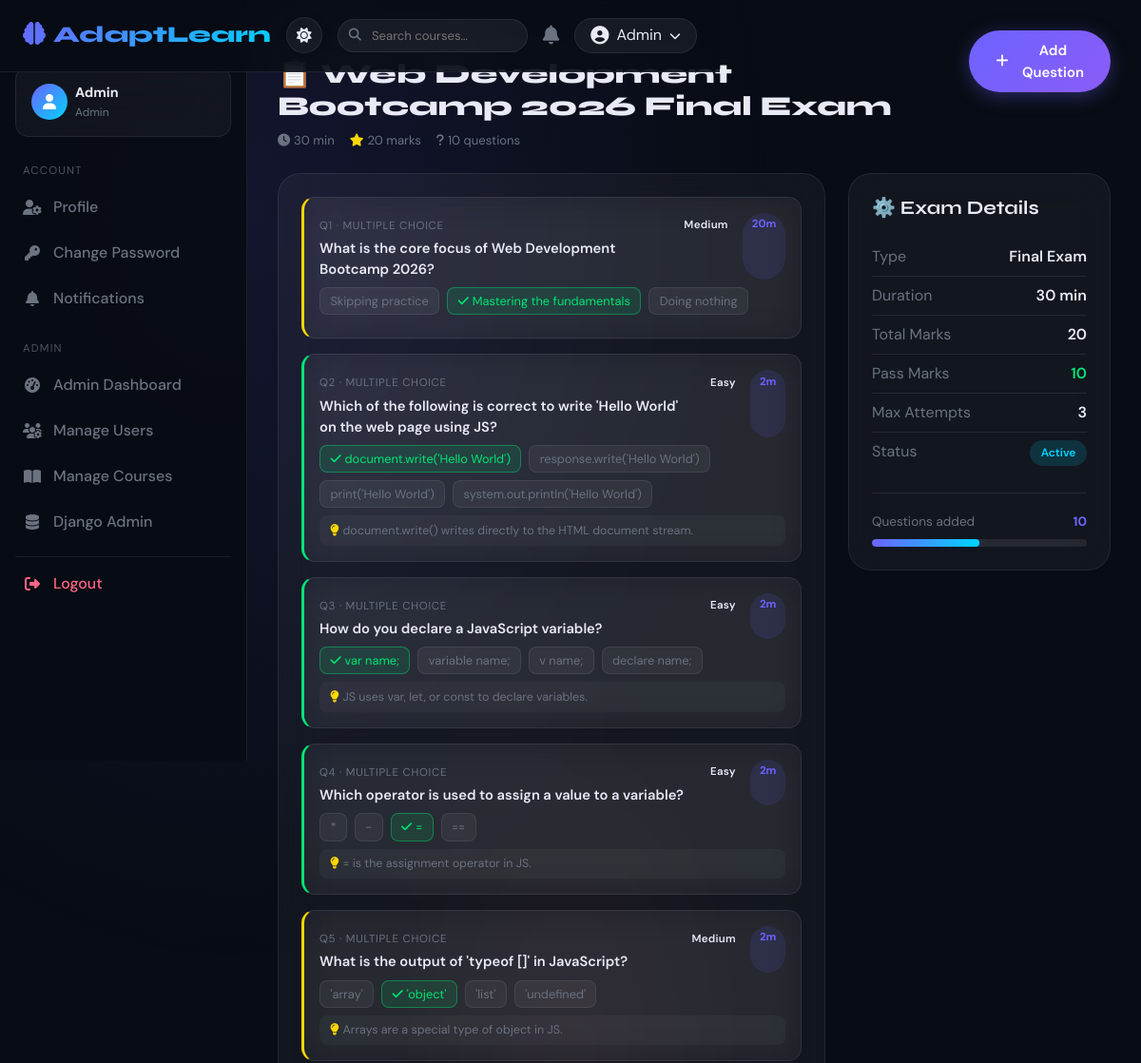
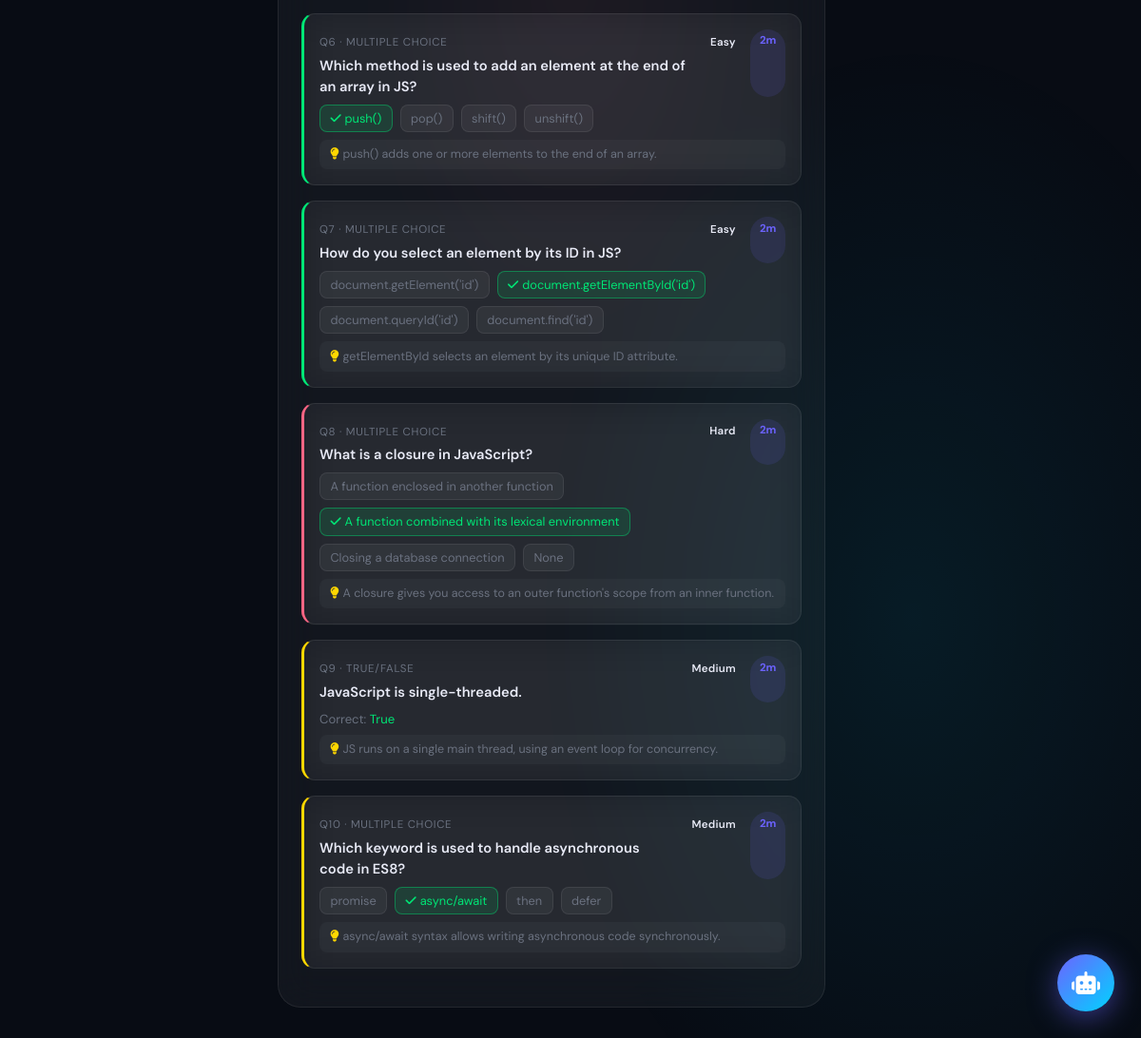
Screenshot of /exams/42/manage/ (signed in) with the database file from the repository (2 pictures, top to bottom).
### learning/models.py (models this page shows, shortened)
class UserProfile(models.Model):
    ROLE_CHOICES = [('student', 'Student'), ('instructor', 'Instructor'), ('admin', 'Admin')]
    user = models.OneToOneField(User, on_delete=models.CASCADE, related_name='profile')
    role = models.CharField(max_length=20, choices=ROLE_CHOICES, default='student')
    avatar = models.ImageField(upload_to='avatars/', null=True, blank=True)
    bio = models.TextField(blank=True)
    phone = models.CharField(max_length=15, blank=True)
    date_of_birth = models.DateField(null=True, blank=True)
    learning_style = models.CharField(max_length=50, blank=True)  # visual/auditory/reading/kinesthetic
    skill_level = models.CharField(max_length=20, default='beginner',
                                   choices=[('beginner','Beginner'),('intermediate','Intermediate'),('advanced','Advanced')])
    total_points = models.IntegerField(default=0)
    created_at = models.DateTimeField(auto_now_add=True)
    updated_at = models.DateTimeField(auto_now=True)

class Exam(models.Model):
    TYPE_CHOICES = [('module','Module Exam'),('final','Final Exam'),('practice','Practice')]
    course      = models.ForeignKey(Course, on_delete=models.CASCADE, related_name='exams')
    module      = models.ForeignKey(Module, on_delete=models.CASCADE, related_name='exams', null=True, blank=True)
    title       = models.CharField(max_length=200)
    description = models.TextField(blank=True)
    exam_type   = models.CharField(max_length=20, choices=TYPE_CHOICES, default='module')
    duration_mins = models.IntegerField(default=30)
    total_marks = models.IntegerField(default=100)
    pass_marks  = models.IntegerField(default=40)
    max_attempts = models.IntegerField(default=3)
    shuffle_questions = models.BooleanField(default=True)
    is_active   = models.BooleanField(default=True)
    start_date  = models.DateTimeField(null=True, blank=True)
    end_date    = models.DateTimeField(null=True, blank=True)
    created_at  = models.DateTimeField(auto_now_add=True)

class Course(models.Model):
    DIFFICULTY = [('beginner','Beginner'),('intermediate','Intermediate'),('advanced','Advanced')]
    STATUS     = [('draft','Draft'),('published','Published'),('archived','Archived')]
    title        = models.CharField(max_length=200)
    slug         = models.SlugField(unique=True)
    description  = models.TextField()
    instructor   = models.ForeignKey(User, on_delete=models.CASCADE, related_name='courses_taught')
    thumbnail    = models.ImageField(upload_to='course_thumbnails/', null=True, blank=True)
    difficulty   = models.CharField(max_length=20, choices=DIFFICULTY, default='beginner')
    status       = models.CharField(max_length=20, choices=STATUS, default='draft')
    price        = models.DecimalField(max_digits=8, decimal_places=2, default=0.00)
    is_free      = models.BooleanField(default=False)
    tags         = models.CharField(max_length=300, blank=True)
    duration_hrs = models.FloatField(default=0)
    language     = models.CharField(max_length=50, default='English')
    rating       = models.FloatField(default=0.0)
    total_enrolled = models.IntegerField(default=0)
    created_at   = models.DateTimeField(auto_now_add=True)
    updated_at   = models.DateTimeField(auto_now=True)
    class Meta:
        ordering = ['-created_at']

class Question(models.Model):
    TYPE_CHOICES = [
        ('mcq','Multiple Choice'), ('true_false','True/False'),
        ('fill_blank','Fill in the Blank'), ('short_answer','Short Answer'),
    ]
    DIFFICULTY = [('easy','Easy'),('medium','Medium'),('hard','Hard')]
    exam        = models.ForeignKey(Exam, on_delete=models.CASCADE, related_name='questions')
    question_text = models.TextField()
    question_type = models.CharField(max_length=20, choices=TYPE_CHOICES, default='mcq')
    difficulty  = models.CharField(max_length=10, choices=DIFFICULTY, default='medium')
    marks       = models.IntegerField(default=1)
    explanation = models.TextField(blank=True)   # shown after answer
    image       = models.ImageField(upload_to='question_images/', null=True, blank=True)
    order       = models.PositiveIntegerField(default=0)
    options     = models.TextField(blank=True, default='[]')
    correct_answer = models.TextField()
    class Meta:
        ordering = ['order']
    def get_options(self):
        try:
            return json.loads(self.options)
        except:
            return []

### learning/views.py (the view)
# urls.py: path('exams/<int:exam_id>/manage/', views.manage_exam, name='manage_exam'),
@login_required
def manage_exam(request, exam_id):
    exam = get_object_or_404(Exam, id=exam_id)
    if not is_instructor(request.user) and not is_admin(request.user):
        messages.error(request, 'Permission denied.')
        return redirect('dashboard')
    questions = exam.questions.all()
    return render(request, 'learning/manage_exam.html', {'exam': exam, 'questions': questions})

### templates/learning/manage_exam.html (shortened to what this page needs)
{% extends 'base.html' %}
{% block content %}
<div class="mb-4 d-flex justify-content-between align-items-start" data-aos="fade-down">
  <div>
    <a href="{% url 'course_detail' slug=exam.course.slug %}" style="color:var(--muted);font-size:.88rem">← {{ exam.course.title }}</a>
    <h1 style="font-family:'Syne',sans-serif;font-size:1.8rem;font-weight:800;margin-top:.3rem">📋 {{ exam.title }}</h1>
    <div class="d-flex gap-3 mt-1" style="font-size:.82rem;color:var(--muted)">
      <span><i class="fas fa-clock me-1"></i>{{ exam.duration_mins }} min</span>
      <span><i class="fas fa-star me-1" style="color:var(--gold)"></i>{{ exam.total_marks }} marks</span>
      <span><i class="fas fa-question me-1"></i>{{ questions.count }} questions</span>
    </div>
  </div>
  <a href="{% url 'add_question' exam_id=exam.id %}" class="btn-primary-glow btn">
    <i class="fas fa-plus me-2"></i>Add Question
  </a>
</div>
<div class="row g-4">
  <div class="col-xl-8">
    <div class="glass p-4" style="border-radius:24px" data-aos="fade-up">
      {% for q in questions %}
      <div class="p-3 mb-3 glass" style="border-radius:14px;border-left:3px solid
        {% if q.difficulty == 'easy' %}var(--green){% elif q.difficulty == 'medium' %}var(--gold){% else %}var(--accent3){% endif %}">
        <div class="d-flex justify-content-between gap-2 mb-2">
          <div>
            <span style="font-size:.72rem;color:var(--muted);text-transform:uppercase;letter-spacing:.06em">Q{{ forloop.counter }} · {{ q.get_question_type_display }}</span>
            <div style="font-weight:600;font-size:.92rem;margin-top:.15rem">{{ q.question_text }}</div>
          </div>
          <div class="d-flex gap-1 flex-shrink-0">
            <span class="badge-difficulty badge-{{ q.difficulty }}">{{ q.get_difficulty_display }}</span>
            <span style="background:rgba(108,99,255,.12);color:var(--accent);border-radius:50px;padding:.2rem .6rem;font-size:.72rem;font-weight:700">{{ q.marks }}m</span>
          </div>
        </div>
        {% if q.question_type == 'mcq' %}
        <div class="d-flex flex-wrap gap-2 mb-2">
          {% for opt in q.get_options %}
          <span style="background:{% if opt == q.correct_answer %}rgba(0,230,118,.12){% else %}rgba(255,255,255,.05){% endif %};
                       border:1px solid {% if opt == q.correct_answer %}rgba(0,230,118,.4){% else %}var(--border){% endif %};
                       border-radius:8px;padding:.25rem .65rem;font-size:.8rem;
                       color:{% if opt == q.correct_answer %}var(--green){% else %}var(--muted){% endif %}">
            {% if opt == q.correct_answer %}<i class="fas fa-check me-1"></i>{% endif %}{{ opt }}
          </span>
          {% endfor %}
        </div>
        {% else %}
        <div style="font-size:.82rem;color:var(--muted)">
          Correct: <span style="color:var(--green)">{{ q.correct_answer }}</span>
        </div>
        {% endif %}
        {% if q.explanation %}
        <div style="font-size:.78rem;color:var(--muted);margin-top:.4rem;padding:.4rem .7rem;background:rgba(255,255,255,.03);border-radius:8px">
          <i class="fas fa-lightbulb me-1" style="color:var(--gold)"></i>{{ q.explanation }}
        </div>
        {% endif %}
      </div>
      {% endfor %}
    </div>
  </div>
  <div class="col-xl-4">
    <div class="glass p-4" style="border-radius:24px" data-aos="fade-left">
      <h3 class="section-title">⚙️ Exam Details</h3>
      <div class="metric-row d-flex justify-content-between py-2" style="border-bottom:1px solid var(--border)">
        <span style="color:var(--muted)">Type</span><span style="font-weight:600">{{ exam.get_exam_type_display }}</span>
      </div>
      <div class="d-flex justify-content-between py-2" style="border-bottom:1px solid var(--border)">
        <span style="color:var(--muted)">Duration</span><span style="font-weight:600">{{ exam.duration_mins }} min</span>
      </div>
      <div class="d-flex justify-content-between py-2" style="border-bottom:1px solid var(--border)">
        <span style="color:var(--muted)">Total Marks</span><span style="font-weight:600">{{ exam.total_marks }}</span>
      </div>
      <div class="d-flex justify-content-between py-2" style="border-bottom:1px solid var(--border)">
        <span style="color:var(--muted)">Pass Marks</span><span style="font-weight:600;color:var(--green)">{{ exam.pass_marks }}</span>
      </div>
      <div class="d-flex justify-content-between py-2" style="border-bottom:1px solid var(--border)">
        <span style="color:var(--muted)">Max Attempts</span><span style="font-weight:600">{{ exam.max_attempts }}</span>
      </div>
      <div class="d-flex justify-content-between py-2">
        <span style="color:var(--muted)">Status</span>
        <span class="status-badge {% if exam.is_active %}status-active{% else %}status-archived{% endif %}">
          {% if exam.is_active %}Active{% else %}Inactive{% endif %}
        </span>
      </div>
      <div class="divider"></div>
      <div class="d-flex flex-column gap-2">
        <div class="d-flex justify-content-between" style="font-size:.85rem">
          <span style="color:var(--muted)">Questions added</span>
          <span style="font-weight:700;color:var(--accent)">{{ questions.count }}</span>
        </div>
        <div class="progress-glow"><div class="bar" style="width:{% widthratio questions.count exam.total_marks 100 %}%"></div></div>
      </div>
    </div>
  </div>
</div>
{% endblock %}

### templates/base.html (shortened to what this page needs)
{% load static %}{% load learning_extras %}
<!DOCTYPE html>
<html lang="en" data-theme="dark">
<head>
  <link href="https://cdn.jsdelivr.net/npm/bootstrap@5.3.2/dist/css/bootstrap.min.css" rel="stylesheet" />
  <link href="https://cdnjs.cloudflare.com/ajax/libs/font-awesome/6.5.0/css/all.min.css" rel="stylesheet" />
  <link href="https://cdn.jsdelivr.net/npm/aos@2.3.4/dist/aos.css" rel="stylesheet" />
  <link href="{% static 'css/main.css' %}" rel="stylesheet"/>
</head>
<body>
  <nav class="navbar navbar-expand-lg">
    <div class="container-fluid px-4">
      <a class="navbar-brand" href="{% url 'home' %}">
        <i class="fas fa-brain me-2"></i>AdaptLearn
      </a>
      <div class="ms-auto d-flex align-items-center gap-3">
        <button type="button" class="theme-toggle-btn"
                onclick="toggleTheme()" aria-label="Toggle theme">
          <i class="fas fa-sun sun-icon"></i>
        </button>
        {% if request.user.is_authenticated %}
        <form action="{% url 'search' %}" method="get" class="d-none d-lg-flex align-items-center">
          <div style="position:relative">
            <i class="fas fa-search" style="position:absolute;left:.75rem;top:50%;transform:translateY(-50%);color:var(--muted);font-size:.82rem"></i>
            <input type="text" name="q" placeholder="Search courses…"
                   style="background:rgba(255,255,255,.06);border:1px solid var(--border);border-radius:50px;color:var(--text);padding:.42rem .9rem .42rem 2.2rem;font-size:.82rem;width:200px;outline:none;transition:all .2s"
                   onfocus="this.style.width='260px';this.style.borderColor='var(--accent)'"
                   onblur="this.style.width='200px';this.style.borderColor='var(--border)'">
          </div>
        </form>
          <a href="{% url 'notifications' %}" class="position-relative" style="color:var(--muted)">
            <i class="fas fa-bell fa-lg"></i>
          </a>
          <div class="dropdown">
            <button class="btn d-flex align-items-center gap-2 px-3"
                    style="background:rgba(255,255,255,.06);border:1px solid var(--border);border-radius:50px;color:var(--text);padding:.35rem 1rem"
                    data-bs-toggle="dropdown">
              {% if request.user.profile and request.user.profile.avatar %}
                <img src="{{ request.user.profile.avatar.url }}" alt="Profile" style="width: 24px; height: 24px; border-radius: 50%; object-fit: cover;">
              {% else %}
                <i class="fas fa-user-circle" style="font-size: 1.2rem;"></i>
              {% endif %}
              <span class="d-none d-md-inline">{{ request.user.first_name|default:request.user.username }}</span>
              <i class="fas fa-chevron-down fa-xs"></i>
            </button>
          </div>
        {% else %}
          <a href="{% url 'user_login' %}" class="btn-outline-glow btn">Login</a>
          <a href="{% url 'user_register' %}" class="btn-primary-glow btn">Sign Up</a>
        {% endif %}
      </div>
    </div>
  </nav>
  {% if request.user.is_authenticated %}
  <div class="d-flex">
    <aside class="sidebar" id="sidebar">
      <div class="px-3 mb-2">
        <div class="d-flex align-items-center gap-2 p-3 glass" style="border-radius:14px">
          {% if request.user.profile and request.user.profile.avatar %}
            <img src="{{ request.user.profile.avatar.url }}" alt="Profile" style="width:38px;height:38px;border-radius:50%;object-fit:cover">
          {% else %}
            <div style="width:38px;height:38px;background:linear-gradient(135deg,var(--accent),var(--accent2));
                        border-radius:50%;display:flex;align-items:center;justify-content:center;font-size:1rem;color:#fff">
              <i class="fas fa-user"></i>
            </div>
          {% endif %}
          <div>
            <div style="font-weight:700;font-size:.9rem">{{ request.user.first_name|default:request.user.username }}</div>
            <div style="font-size:.75rem;color:var(--muted)">{{ request.user.profile.role|title|default:"Student" }}</div>
          </div>
        </div>
      </div>
      <div class="sidebar-section">Account</div>
      <a href="{% url 'profile' %}"
         class="sidebar-link {% if request.resolver_match.url_name == 'profile' %}active{% endif %}">
        <i class="fas fa-user-cog"></i> Profile
      </a>
      <a href="{% url 'change_password' %}"
         class="sidebar-link {% if request.resolver_match.url_name == 'change_password' %}active{% endif %}">
        <i class="fas fa-key"></i> Change Password
      </a>
      <a href="{% url 'notifications' %}"
         class="sidebar-link {% if request.resolver_match.url_name == 'notifications' %}active{% endif %}">
        <i class="fas fa-bell"></i> Notifications
      </a>
      {% if request.user.is_superuser %}
      <div class="sidebar-section">Admin</div>
      <a href="{% url 'admin_dashboard' %}" class="sidebar-link">
        <i class="fas fa-tachometer-alt"></i> Admin Dashboard
      </a>
      <a href="{% url 'admin_users' %}" class="sidebar-link">
        <i class="fas fa-users-cog"></i> Manage Users
      </a>
      <a href="{% url 'admin_courses' %}" class="sidebar-link">
        <i class="fas fa-book-open"></i> Manage Courses
      </a>
      <a href="/admin/" class="sidebar-link">
        <i class="fas fa-database"></i> Django Admin
      </a>
      {% endif %}
      <div style="height:1px;background:rgba(255,255,255,.08);margin:.75rem 1rem .25rem"></div>
      <a href="{% url 'logout' %}" class="sidebar-link mb-3" style="color:var(--accent3)">
        <i class="fas fa-sign-out-alt"></i> Logout
      </a>
    </aside>
    <main class="main-content flex-grow-1" style="min-height:calc(100vh - 68px)">
      {% block content %}{% endblock %}
    </main>
  </div>
  <button class="chatbot-fab" onclick="window.location='{% url 'chatbot' %}'" title="AI Chatbot">
    <i class="fas fa-robot"></i>
  </button>
  {% else %}
  <main style="position:relative;z-index:1">{% block extra_content %}{% endblock %}</main>
  {% endif %}
</body>
</html>

### rows the page displays
Exam: course "Web Development Bootcamp 2026", title "Web Development Bootcamp 2026 Final Exam", duration_mins "30", total_marks "20", count "10", exam_type "Final Exam", pass_marks "10", max_attempts "3"
Question: question_type "MULTIPLE CHOICE", question_text "What is the core focus of Web Development Bootcamp 2026?", difficulty "Medium", marks "20", get_options "Skipping practice" "Mastering the fundamentals" "Doing nothing"
Question: question_type "MULTIPLE CHOICE", question_text "Which of the following is correct to write 'Hello World' on the web page using JS?", difficulty "Easy", marks "2", get_options "document.write('Hello World')" "response.write('Hello World')" "print('Hello World')" "system.out.println('Hello World')", explanation "document.write() writes directly to the HTML document stream."
Question: question_type "MULTIPLE CHOICE", question_text "How do you declare a JavaScript variable?", difficulty "Easy", marks "2", get_options "var name;" "variable name;" "v name;" "declare name;", explanation "JS uses var, let, or const to declare variables."
Question: question_type "MULTIPLE CHOICE", question_text "Which operator is used to assign a value to a variable?", difficulty "Easy", marks "2", get_options "*" "-" "=" "==", explanation "= is the assignment operator in JS."
Question: question_type "MULTIPLE CHOICE", question_text "What is the output of 'typeof []' in JavaScript?", difficulty "Medium", marks "2", get_options "'array'" "'object'" "'list'" "'undefined'", explanation "Arrays are a special type of object in JS."
Question: question_type "MULTIPLE CHOICE", question_text "Which method is used to add an element at the end of an array in JS?", difficulty "Easy", marks "2", get_options "push()" "pop()" "shift()" "unshift()", explanation "push() adds one or more elements to the end of an array."
Question: question_type "MULTIPLE CHOICE", question_text "How do you select an element by its ID in JS?", difficulty "Easy", marks "2", get_options "document.getElement('id')" "document.getElementById('id')" "document.queryId('id')" "document.find('id')", explanation "getElementById selects an element by its unique ID attribute."
Question: question_type "MULTIPLE CHOICE", question_text "What is a closure in JavaScript?", difficulty "Hard", marks "2", get_options "A function enclosed in another function" "A function combined with its lexical environment" "Closing a database connection" "None", explanation "A closure gives you access to an outer function's scope from an inner function."
Question: question_type "TRUE/FALSE", question_text "JavaScript is single-threaded.", difficulty "Medium", marks "2", correct_answer "True", explanation "JS runs on a single main thread, using an event loop for concurrency."
Question: question_type "MULTIPLE CHOICE", question_text "Which keyword is used to handle asynchronous code in ES8?", difficulty "Medium", marks "2", get_options "promise" "async/await" "then" "defer", explanation "async/await syntax allows writing asynchronous code synchronously."

### other values shown
{{ request.user.first_name|default:request.user.username }} "Admin"
{{ request.user.profile.role|title|default:"Student" }} "Admin"
{{ questions.count }} "10"
